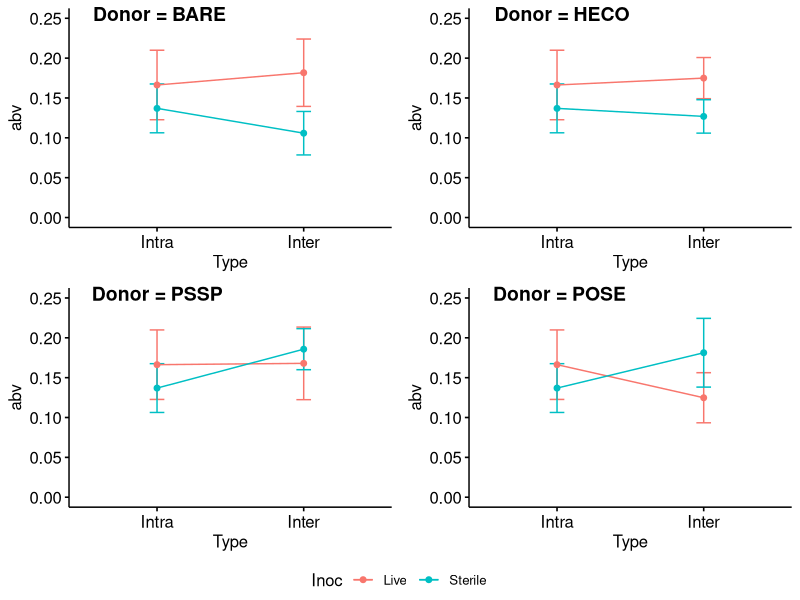
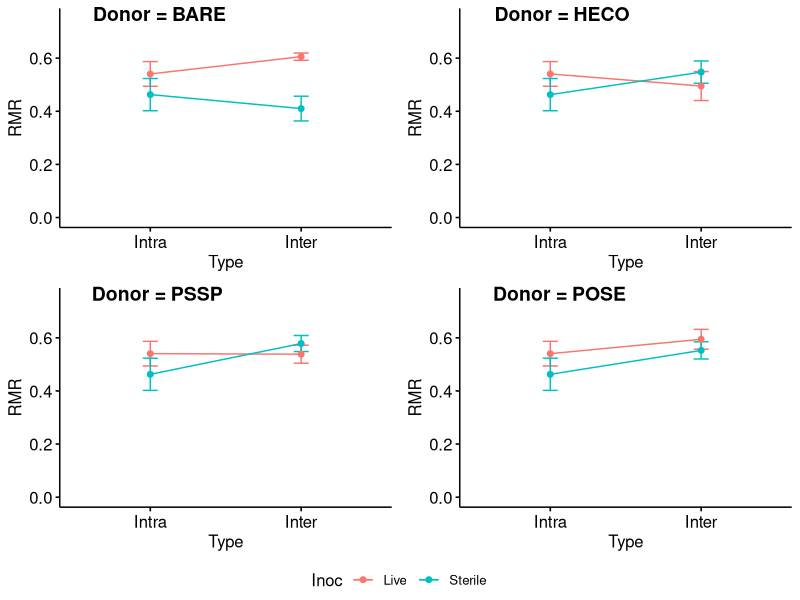
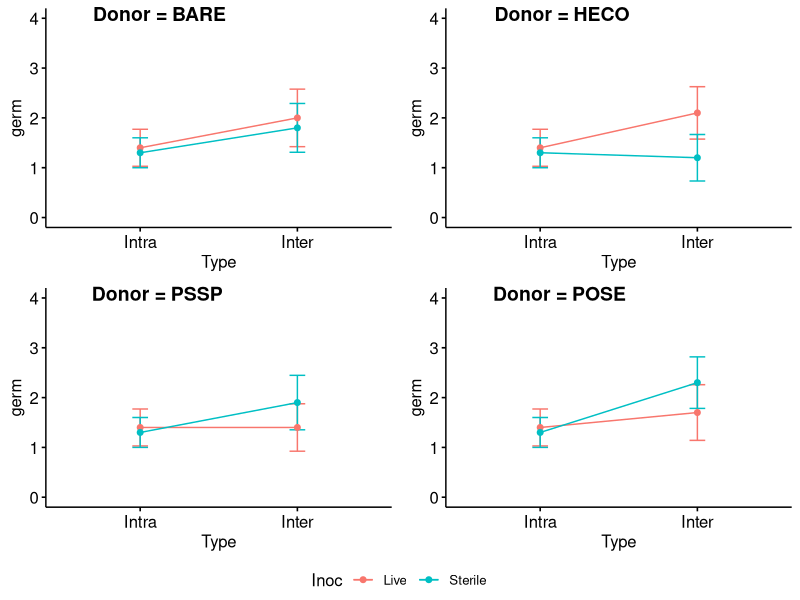
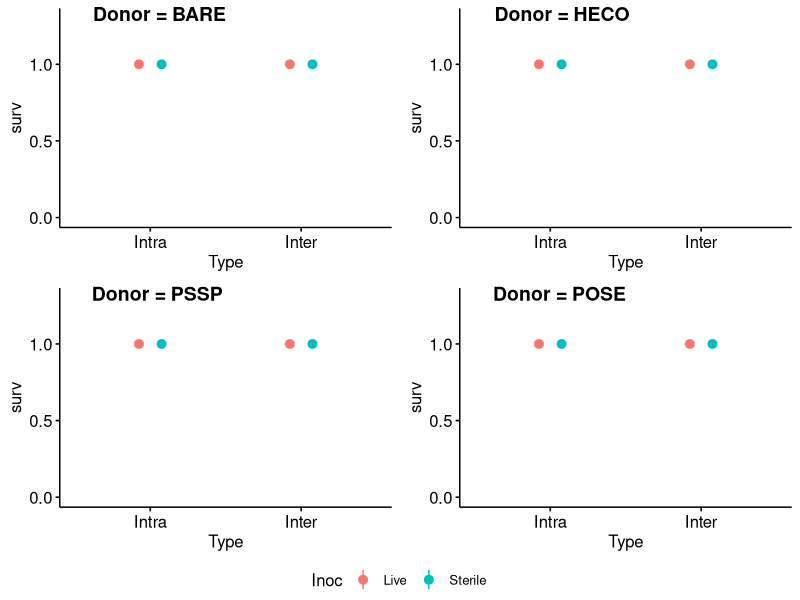
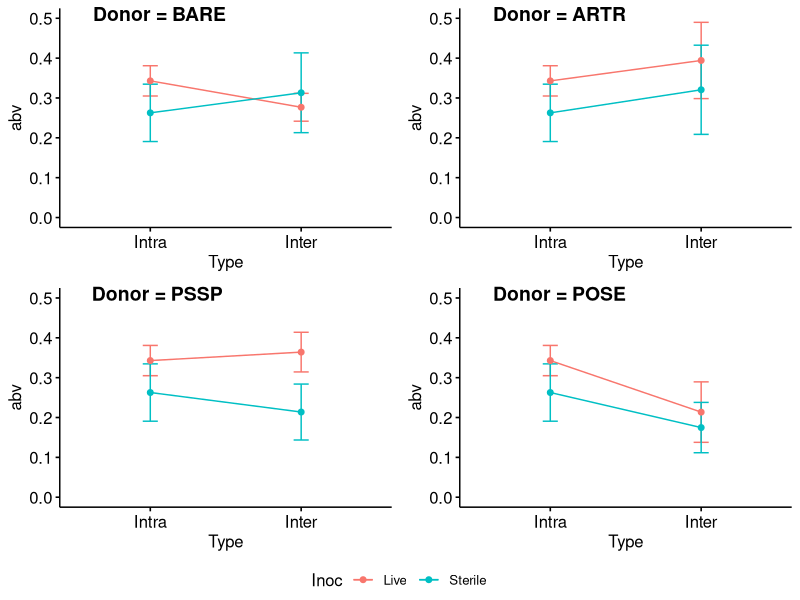
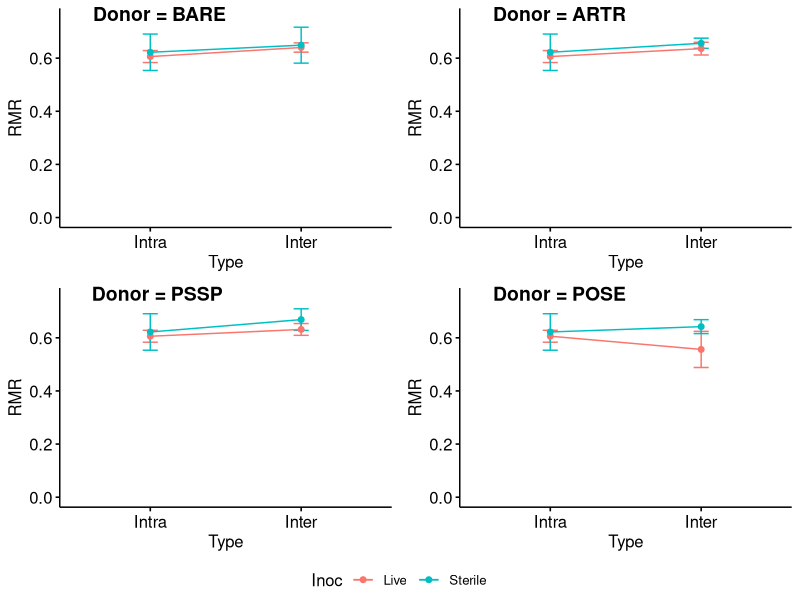
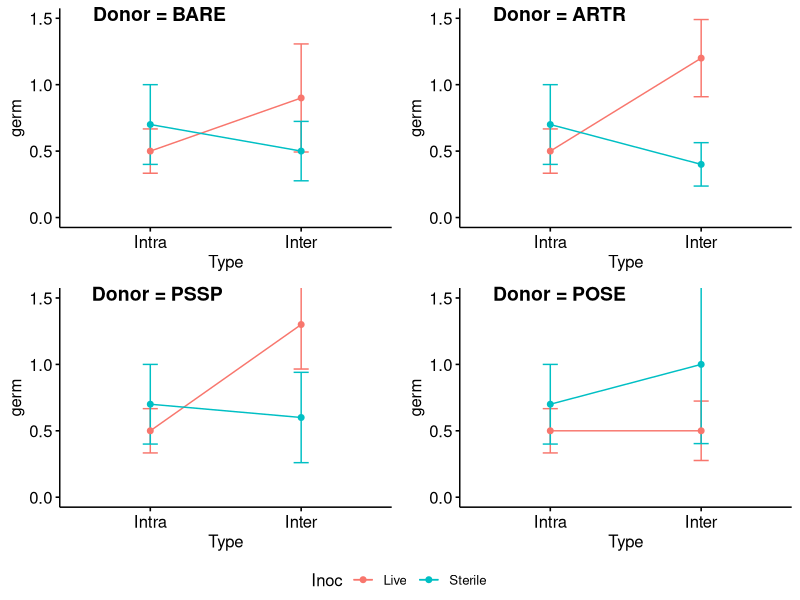
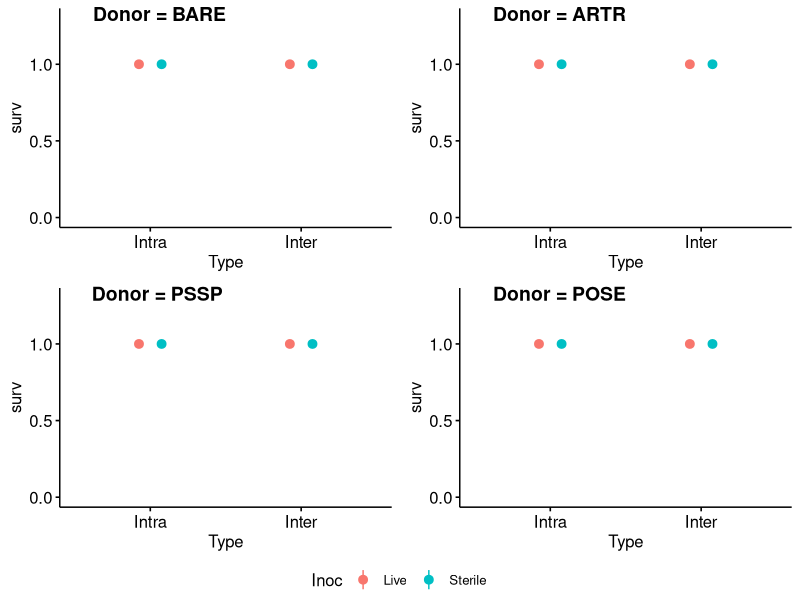

Recreate these plots in R, in order.
##############################################
#Code to visualize greenhouse experiment data#
##############################################

setwd("C:/Users/A02268715/Box Sync/PSFcoexist/R/PSFcoexist")
library(car)
library(ggpubr)

#Data import------------------------
all<-read.csv("./data/Greenhouse data clean 190122.csv")

#Subset data by transplant species-----------
ARTR<-subset(all,Plant=="ARTR")
POSE<-subset(all,Plant=="POSE")
PSSP<-subset(all,Plant=="PSSP")
HECO<-subset(all,Plant=="HECO")

#ARTR--------------------------------
#Add Intra/Inter labels
ARTR$Type[ARTR$Source=="ARTR"]<-"Intra"
ARTR$Type[ARTR$Source!="ARTR"]<-"Inter"
ARTR$Type <- factor(ARTR$Type, levels=c("Intra", "Inter"))#Flip the order of factors for easier visualization

#ARTR aboveground biomass visualization
#Make each donor plot separately
artrBARE<-ggpar(ggline(ARTR[ARTR$Source=="BARE"|ARTR$Source=="ARTR",], x = "Type", y = "abv",  
                 add = c("mean_se"),
                 color = "Inoc"),
                ylim=c(0,0.25))
artrHECO<-ggpar(ggline(ARTR[ARTR$Source=="HECO"|ARTR$Source=="ARTR",], x = "Type", y = "abv",  
                 add = c("mean_se"),
                 color = "Inoc"),
                ylim=c(0,0.25))
artrPSSP<-ggpar(ggline(ARTR[ARTR$Source=="PSSP"|ARTR$Source=="ARTR",], x = "Type", y = "abv",  
                 add = c("mean_se"),
                 color = "Inoc"),
                ylim=c(0,0.25))
artrPOSE<-ggpar(ggline(ARTR[ARTR$Source=="POSE"|ARTR$Source=="ARTR",], x = "Type", y = "abv",  
                 add = c("mean_se"),
                 color = "Inoc"),
                ylim=c(0,0.25))
#Put plots together
ggarrange(artrBARE , artrHECO, artrPSSP,artrPOSE, 
          labels = c("Donor = BARE", "Donor = HECO", "Donor = PSSP","Donor = POSE"),
          common.legend = TRUE, legend = "bottom",
          hjust=-0.7,
          ncol = 2, nrow = 2)

#ARTR RMR visualization
#Make each donor plot separately
r.artrBARE<-ggpar(ggline(ARTR[ARTR$Source=="BARE"|ARTR$Source=="ARTR",], x = "Type", y = "RMR",  
                       add = c("mean_se"),
                       color = "Inoc"),
                ylim=c(0,0.75))
r.artrHECO<-ggpar(ggline(ARTR[ARTR$Source=="HECO"|ARTR$Source=="ARTR",], x = "Type", y = "RMR",  
                       add = c("mean_se"),
                       color = "Inoc"),
                ylim=c(0,0.75))
r.artrPSSP<-ggpar(ggline(ARTR[ARTR$Source=="PSSP"|ARTR$Source=="ARTR",], x = "Type", y = "RMR",  
                       add = c("mean_se"),
                       color = "Inoc"),
                ylim=c(0,0.75))
r.artrPOSE<-ggpar(ggline(ARTR[ARTR$Source=="POSE"|ARTR$Source=="ARTR",], x = "Type", y = "RMR",  
                       add = c("mean_se"),
                       color = "Inoc"),
                ylim=c(0,0.75))
#Put plots together
ggarrange(r.artrBARE , r.artrHECO, r.artrPSSP,r.artrPOSE, 
          labels = c("Donor = BARE", "Donor = HECO", "Donor = PSSP","Donor = POSE"),
          common.legend = TRUE, legend = "bottom",
          hjust=-0.7,
          ncol = 2, nrow = 2)

#ARTR germination visualization
#Make each donor plot separately
g.artrBARE<-ggpar(ggline(ARTR[ARTR$Source=="BARE"|ARTR$Source=="ARTR",], x = "Type", y = "germ",  
                       add = c("mean_se"),
                       color = "Inoc"),
                ylim=c(0,4))
g.artrHECO<-ggpar(ggline(ARTR[ARTR$Source=="HECO"|ARTR$Source=="ARTR",], x = "Type", y = "germ",  
                       add = c("mean_se"),
                       color = "Inoc"),
                ylim=c(0,4))
g.artrPSSP<-ggpar(ggline(ARTR[ARTR$Source=="PSSP"|ARTR$Source=="ARTR",], x = "Type", y = "germ",  
                       add = c("mean_se"),
                       color = "Inoc"),
                ylim=c(0,4))
g.artrPOSE<-ggpar(ggline(ARTR[ARTR$Source=="POSE"|ARTR$Source=="ARTR",], x = "Type", y = "germ",  
                       add = c("mean_se"),
                       color = "Inoc"),
                ylim=c(0,4))
#Put plots together
ggarrange(g.artrBARE , g.artrHECO, g.artrPSSP,g.artrPOSE, 
          labels = c("Donor = BARE", "Donor = HECO", "Donor = PSSP","Donor = POSE"),
          common.legend = TRUE, legend = "bottom",
          hjust=-0.7,
          ncol = 2, nrow = 2)


#ARTR survival visualization
#Make each donor plot separately
s.artrBARE<-ggpar(ggerrorplot(ARTR[ARTR$Source=="BARE"|ARTR$Source=="ARTR",], x = "Type", y = "surv", 
                              desc_stat = "mean_se", 
                              color = "Inoc", 
                              position = position_dodge(0.3)),
                  ylim=c(0,1.3))
s.artrHECO<-ggpar(ggerrorplot(ARTR[ARTR$Source=="HECO"|ARTR$Source=="ARTR",], x = "Type", y = "surv", 
                              desc_stat = "mean_se", 
                              color = "Inoc", 
                              position = position_dodge(0.3)),
                  ylim=c(0,1.3))
s.artrPSSP<-ggpar(ggerrorplot(ARTR[ARTR$Source=="PSSP"|ARTR$Source=="ARTR",], x = "Type", y = "surv", 
                              desc_stat = "mean_se", 
                              color = "Inoc", 
                              position = position_dodge(0.3)),
                  ylim=c(0,1.3))
s.artrPOSE<-ggpar(ggerrorplot(ARTR[ARTR$Source=="POSE"|ARTR$Source=="ARTR",], x = "Type", y = "surv",  
                              desc_stat = "mean_se", 
                              color = "Inoc", 
                              position = position_dodge(0.3)),
                  ylim=c(0,1.3))
#Put plots together
ggarrange(s.artrBARE , s.artrHECO, s.artrPSSP,s.artrPOSE, 
          labels = c("Donor = BARE", "Donor = HECO", "Donor = PSSP","Donor = POSE"),
          common.legend = TRUE, legend = "bottom",
          hjust=-0.7,
          ncol = 2, nrow = 2)

#HECO--------------------------------
#Add Intra/Inter labels
HECO$Type[HECO$Source=="HECO"]<-"Intra"
HECO$Type[HECO$Source!="HECO"]<-"Inter"
HECO$Type <- factor(HECO$Type, levels=c("Intra", "Inter"))#Flip the order of factors for easier visualization

#HECO aboveground biomass visualization
#Make each donor plot separately
hecoBARE<-ggpar(ggline(HECO[HECO$Source=="BARE"|HECO$Source=="HECO",], x = "Type", y = "abv",  
                       add = c("mean_se"),
                       color = "Inoc"),
                ylim=c(0,0.5))
hecoARTR<-ggpar(ggline(HECO[HECO$Source=="ARTR"|HECO$Source=="HECO",], x = "Type", y = "abv",  
                       add = c("mean_se"),
                       color = "Inoc"),
                ylim=c(0,0.5))
hecoPSSP<-ggpar(ggline(HECO[HECO$Source=="PSSP"|HECO$Source=="HECO",], x = "Type", y = "abv",  
                       add = c("mean_se"),
                       color = "Inoc"),
                ylim=c(0,0.5))
hecoPOSE<-ggpar(ggline(HECO[HECO$Source=="POSE"|HECO$Source=="HECO",], x = "Type", y = "abv",  
                       add = c("mean_se"),
                       color = "Inoc"),
                ylim=c(0,0.5))
#Put plots together
ggarrange(hecoBARE , hecoARTR, hecoPSSP,hecoPOSE, 
          labels = c("Donor = BARE", "Donor = ARTR", "Donor = PSSP","Donor = POSE"),
          common.legend = TRUE, legend = "bottom",
          hjust=-0.7,
          ncol = 2, nrow = 2)

#HECO RMR visualization
#Make each donor plot separately
r.hecoBARE<-ggpar(ggline(HECO[HECO$Source=="BARE"|HECO$Source=="HECO",], x = "Type", y = "RMR",  
                       add = c("mean_se"),
                       color = "Inoc"),
                ylim=c(0,0.75))
r.hecoARTR<-ggpar(ggline(HECO[HECO$Source=="ARTR"|HECO$Source=="HECO",], x = "Type", y = "RMR",  
                       add = c("mean_se"),
                       color = "Inoc"),
                ylim=c(0,0.75))
r.hecoPSSP<-ggpar(ggline(HECO[HECO$Source=="PSSP"|HECO$Source=="HECO",], x = "Type", y = "RMR",  
                       add = c("mean_se"),
                       color = "Inoc"),
                ylim=c(0,0.75))
r.hecoPOSE<-ggpar(ggline(HECO[HECO$Source=="POSE"|HECO$Source=="HECO",], x = "Type", y = "RMR",  
                       add = c("mean_se"),
                       color = "Inoc"),
                ylim=c(0,0.75))
#Put plots together
ggarrange(r.hecoBARE , r.hecoARTR, r.hecoPSSP,r.hecoPOSE, 
          labels = c("Donor = BARE", "Donor = ARTR", "Donor = PSSP","Donor = POSE"),
          common.legend = TRUE, legend = "bottom",
          hjust=-0.7,
          ncol = 2, nrow = 2)

#HECO germination visualization
#Make each donor plot separately
g.hecoBARE<-ggpar(ggline(HECO[HECO$Source=="BARE"|HECO$Source=="HECO",], x = "Type", y = "germ",  
                       add = c("mean_se"),
                       color = "Inoc"),
                ylim=c(0,1.5))
g.hecoARTR<-ggpar(ggline(HECO[HECO$Source=="ARTR"|HECO$Source=="HECO",], x = "Type", y = "germ",  
                       add = c("mean_se"),
                       color = "Inoc"),
                ylim=c(0,1.5))
g.hecoPSSP<-ggpar(ggline(HECO[HECO$Source=="PSSP"|HECO$Source=="HECO",], x = "Type", y = "germ",  
                       add = c("mean_se"),
                       color = "Inoc"),
                ylim=c(0,1.5))
g.hecoPOSE<-ggpar(ggline(HECO[HECO$Source=="POSE"|HECO$Source=="HECO",], x = "Type", y = "germ",  
                       add = c("mean_se"),
                       color = "Inoc"),
                ylim=c(0,1.5))
#Put plots together
ggarrange(g.hecoBARE ,g.hecoARTR, g.hecoPSSP,g.hecoPOSE, 
          labels = c("Donor = BARE", "Donor = ARTR", "Donor = PSSP","Donor = POSE"),
          common.legend = TRUE, legend = "bottom",
          hjust=-0.7,
          ncol = 2, nrow = 2)

#HECO survival visualization
#Make each donor plot separately
s.hecoBARE<-ggpar(ggerrorplot(HECO[HECO$Source=="BARE"|HECO$Source=="HECO",], x = "Type", y = "surv", 
                              desc_stat = "mean_se", 
                              color = "Inoc", 
                              position = position_dodge(0.3)),
            ylim=c(0,1.3))
s.hecoARTR<-ggpar(ggerrorplot(HECO[HECO$Source=="ARTR"|HECO$Source=="HECO",], x = "Type", y = "surv", 
                              desc_stat = "mean_se", 
                              color = "Inoc", 
                              position = position_dodge(0.3)),
                  ylim=c(0,1.3))
s.hecoPSSP<-ggpar(ggerrorplot(HECO[HECO$Source=="PSSP"|HECO$Source=="HECO",], x = "Type", y = "surv", 
                              desc_stat = "mean_se", 
                              color = "Inoc", 
                              position = position_dodge(0.3)),
                  ylim=c(0,1.3))
s.hecoPOSE<-ggpar(ggerrorplot(HECO[HECO$Source=="POSE"|HECO$Source=="HECO",], x = "Type", y = "surv", 
                              desc_stat = "mean_se", 
                              color = "Inoc", 
                              position = position_dodge(0.3)),
                  ylim=c(0,1.3))
#Put plots together
ggarrange(s.hecoBARE ,s.hecoARTR, s.hecoPSSP,s.hecoPOSE, 
          labels = c("Donor = BARE", "Donor = ARTR", "Donor = PSSP","Donor = POSE"),
          common.legend = TRUE, legend = "bottom",
          hjust=-0.7,
          ncol = 2, nrow = 2)

#POSE--------------------------------
#Add Intra/Inter labels
POSE$Type[POSE$Source=="POSE"]<-"Intra"
POSE$Type[POSE$Source!="POSE"]<-"Inter"
POSE$Type <- factor(POSE$Type, levels=c("Intra", "Inter"))#Flip the order of factors for easier visualization

#POSE aboveground biomass visualization
#Make each donor plot separately
poseBARE<-ggpar(ggline(POSE[POSE$Source=="BARE"|POSE$Source=="POSE",], x = "Type", y = "abv",  
                       add = c("mean_se"),
                       color = "Inoc"),
                ylim=c(0,0.2))
poseARTR<-ggpar(ggline(POSE[POSE$Source=="ARTR"|POSE$Source=="POSE",], x = "Type", y = "abv",  
                       add = c("mean_se"),
                       color = "Inoc"),
                ylim=c(0,0.2))
posePSSP<-ggpar(ggline(POSE[POSE$Source=="PSSP"|POSE$Source=="POSE",], x = "Type", y = "abv",  
                       add = c("mean_se"),
                       color = "Inoc"),
                ylim=c(0,0.2))
poseHECO<-ggpar(ggline(POSE[POSE$Source=="HECO"|POSE$Source=="POSE",], x = "Type", y = "abv",  
                       add = c("mean_se"),
                       color = "Inoc"),
                ylim=c(0,0.2))
#Put plots together
ggarrange(poseBARE , poseARTR, posePSSP,poseHECO, 
          labels = c("Donor = BARE", "Donor = ARTR", "Donor = PSSP","Donor = HECO"),
          common.legend = TRUE, legend = "bottom",
          hjust=-0.7,
          ncol = 2, nrow = 2)

#POSE RMR visualization
#Make each donor plot separately
r.poseBARE<-ggpar(ggline(POSE[POSE$Source=="BARE"|POSE$Source=="POSE",], x = "Type", y = "RMR",  
                       add = c("mean_se"),
                       color = "Inoc"),
                ylim=c(0,1))
r.poseARTR<-ggpar(ggline(POSE[POSE$Source=="ARTR"|POSE$Source=="POSE",], x = "Type", y = "RMR",  
                       add = c("mean_se"),
                       color = "Inoc"),
                ylim=c(0,1))
r.posePSSP<-ggpar(ggline(POSE[POSE$Source=="PSSP"|POSE$Source=="POSE",], x = "Type", y = "RMR",  
                       add = c("mean_se"),
                       color = "Inoc"),
                ylim=c(0,1))
r.poseHECO<-ggpar(ggline(POSE[POSE$Source=="HECO"|POSE$Source=="POSE",], x = "Type", y = "RMR",  
                       add = c("mean_se"),
                       color = "Inoc"),
                ylim=c(0,1))
#Put plots together
ggarrange(r.poseBARE , r.poseARTR, r.posePSSP,r.poseHECO, 
          labels = c("Donor = BARE", "Donor = ARTR", "Donor = PSSP","Donor = HECO"),
          common.legend = TRUE, legend = "bottom",
          hjust=-0.7,
          ncol = 2, nrow = 2)

#POSE germination visualization
#Make each donor plot separately
g.poseBARE<-ggpar(ggline(POSE[POSE$Source=="BARE"|POSE$Source=="POSE",], x = "Type", y = "germ",  
                       add = c("mean_se"),
                       color = "Inoc"),
                ylim=c(0,7))
g.poseARTR<-ggpar(ggline(POSE[POSE$Source=="ARTR"|POSE$Source=="POSE",], x = "Type", y = "germ",  
                       add = c("mean_se"),
                       color = "Inoc"),
                ylim=c(0,7))
g.posePSSP<-ggpar(ggline(POSE[POSE$Source=="PSSP"|POSE$Source=="POSE",], x = "Type", y = "germ",  
                       add = c("mean_se"),
                       color = "Inoc"),
                ylim=c(0,7))
g.poseHECO<-ggpar(ggline(POSE[POSE$Source=="HECO"|POSE$Source=="POSE",], x = "Type", y = "germ",  
                       add = c("mean_se"),
                       color = "Inoc"),
                ylim=c(0,7))
#Put plots together
ggarrange(g.poseBARE , g.poseARTR, g.posePSSP,g.poseHECO, 
          labels = c("Donor = BARE", "Donor = ARTR", "Donor = PSSP","Donor = HECO"),
          common.legend = TRUE, legend = "bottom",
          hjust=-0.7,
          ncol = 2, nrow = 2)

#POSE survival visualization
#Make each donor plot separately
s.poseBARE<-ggpar(ggline(POSE[POSE$Source=="BARE"|POSE$Source=="POSE",], x = "Type", y = "surv",  
                         add = c("mean_se"),
                         color = "Inoc"),
                  ylim=c(0,1.3))
s.poseARTR<-ggpar(ggline(POSE[POSE$Source=="ARTR"|POSE$Source=="POSE",], x = "Type", y = "surv",  
                         add = c("mean_se"),
                         color = "Inoc"),
                  ylim=c(0,1.3))
s.posePSSP<-ggpar(ggline(POSE[POSE$Source=="PSSP"|POSE$Source=="POSE",], x = "Type", y = "surv",  
                         add = c("mean_se"),
                         color = "Inoc"),
                  ylim=c(0,1.3))
s.poseHECO<-ggpar(ggline(POSE[POSE$Source=="HECO"|POSE$Source=="POSE",], x = "Type", y = "surv",  
                         add = c("mean_se"),
                         color = "Inoc"),
                  ylim=c(0,1.3))
#Put plots together
ggarrange(s.poseBARE , s.poseARTR, s.posePSSP,s.poseHECO, 
          labels = c("Donor = BARE", "Donor = ARTR", "Donor = PSSP","Donor = HECO"),
          common.legend = TRUE, legend = "bottom",
          hjust=-0.7,
          ncol = 2, nrow = 2)

#PSSP--------------------------------
#Add Intra/Inter labels
PSSP$Type[PSSP$Source=="PSSP"]<-"Intra"
PSSP$Type[PSSP$Source!="PSSP"]<-"Inter"
PSSP$Type <- factor(PSSP$Type, levels=c("Intra", "Inter"))#Flip the order of factors for easier visualization

#PSSP aboveground biommas visualization
#Make each donor plot separately
psspBARE<-ggpar(ggline(PSSP[PSSP$Source=="BARE"|PSSP$Source=="PSSP",], x = "Type", y = "abv",  
                       add = c("mean_se"),
                       color = "Inoc"),
                ylim=c(0,0.4))
psspARTR<-ggpar(ggline(PSSP[PSSP$Source=="ARTR"|PSSP$Source=="PSSP",], x = "Type", y = "abv",  
                       add = c("mean_se"),
                       color = "Inoc"),
                ylim=c(0,0.4))
psspPOSE<-ggpar(ggline(PSSP[PSSP$Source=="POSE"|PSSP$Source=="PSSP",], x = "Type", y = "abv",  
                       add = c("mean_se"),
                       color = "Inoc"),
                ylim=c(0,0.4))
psspHECO<-ggpar(ggline(PSSP[PSSP$Source=="HECO"|PSSP$Source=="PSSP",], x = "Type", y = "abv",  
                       add = c("mean_se"),
                       color = "Inoc"),
                ylim=c(0,0.4))
#Put plots together
ggarrange(psspBARE , psspARTR, psspPOSE,psspHECO, 
          labels = c("Donor = BARE", "Donor = ARTR", "Donor = POSE","Donor = HECO"),
          common.legend = TRUE, legend = "bottom",
          hjust=-0.7,
          ncol = 2, nrow = 2)

#PSSP RMR visualization
#Make each donor plot separately
r.psspBARE<-ggpar(ggline(PSSP[PSSP$Source=="BARE"|PSSP$Source=="PSSP",], x = "Type", y = "RMR",  
                       add = c("mean_se"),
                       color = "Inoc"),
                ylim=c(0,1))
r.psspARTR<-ggpar(ggline(PSSP[PSSP$Source=="ARTR"|PSSP$Source=="PSSP",], x = "Type", y = "RMR",  
                       add = c("mean_se"),
                       color = "Inoc"),
                ylim=c(0,1))
r.psspPOSE<-ggpar(ggline(PSSP[PSSP$Source=="POSE"|PSSP$Source=="PSSP",], x = "Type", y = "RMR",  
                       add = c("mean_se"),
                       color = "Inoc"),
                ylim=c(0,1))
r.psspHECO<-ggpar(ggline(PSSP[PSSP$Source=="HECO"|PSSP$Source=="PSSP",], x = "Type", y = "RMR",  
                       add = c("mean_se"),
                       color = "Inoc"),
                ylim=c(0,1))
#Put plots together
ggarrange(r.psspBARE , r.psspARTR, r.psspPOSE,r.psspHECO, 
          labels = c("Donor = BARE", "Donor = ARTR", "Donor = POSE","Donor = HECO"),
          common.legend = TRUE, legend = "bottom",
          hjust=-0.7,
          ncol = 2, nrow = 2)

#PSSP germination visualization
#Make each donor plot separately
g.psspBARE<-ggpar(ggline(PSSP[PSSP$Source=="BARE"|PSSP$Source=="PSSP",], x = "Type", y = "germ",  
                       add = c("mean_se"),
                       color = "Inoc"),
                ylim=c(0,8))
g.psspARTR<-ggpar(ggline(PSSP[PSSP$Source=="ARTR"|PSSP$Source=="PSSP",], x = "Type", y = "germ",  
                       add = c("mean_se"),
                       color = "Inoc"),
                ylim=c(0,8))
g.psspPOSE<-ggpar(ggline(PSSP[PSSP$Source=="POSE"|PSSP$Source=="PSSP",], x = "Type", y = "germ",  
                       add = c("mean_se"),
                       color = "Inoc"),
                ylim=c(0,8))
g.psspHECO<-ggpar(ggline(PSSP[PSSP$Source=="HECO"|PSSP$Source=="PSSP",], x = "Type", y = "germ",  
                       add = c("mean_se"),
                       color = "Inoc"),
                ylim=c(0,8))
#Put plots together
ggarrange(g.psspBARE , g.psspARTR, g.psspPOSE,g.psspHECO, 
          labels = c("Donor = BARE", "Donor = ARTR", "Donor = POSE","Donor = HECO"),
          common.legend = TRUE, legend = "bottom",
          hjust=-0.7,
          ncol = 2, nrow = 2)

#PSSP survival visualization
#Make each donor plot separately
s.psspBARE<-ggpar(ggerrorplot(PSSP[PSSP$Source=="BARE"|PSSP$Source=="PSSP",], x = "Type", y = "surv", 
                              desc_stat = "mean_se", 
                              color = "Inoc", 
                              position = position_dodge(0.3)),
                  ylim=c(0,1.3))
s.psspARTR<-ggpar(ggerrorplot(PSSP[PSSP$Source=="ARTR"|PSSP$Source=="PSSP",], x = "Type", y = "surv", 
                              desc_stat = "mean_se", 
                              color = "Inoc", 
                              position = position_dodge(0.3)),
                  ylim=c(0,1.3))
s.psspPOSE<-ggpar(ggerrorplot(PSSP[PSSP$Source=="POSE"|PSSP$Source=="PSSP",], x = "Type", y = "surv", 
                              desc_stat = "mean_se", 
                              color = "Inoc", 
                              position = position_dodge(0.3)),
                  ylim=c(0,1.3))
s.psspHECO<-ggpar(ggerrorplot(PSSP[PSSP$Source=="HECO"|PSSP$Source=="PSSP",], x = "Type", y = "surv", 
                              desc_stat = "mean_se", 
                              color = "Inoc", 
                              position = position_dodge(0.3)),
                  ylim=c(0,1.3))
#Put plots together
ggarrange(s.psspBARE , s.psspARTR, s.psspPOSE,s.psspHECO, 
          labels = c("Donor = BARE", "Donor = ARTR", "Donor = POSE","Donor = HECO"),
          common.legend = TRUE, legend = "bottom",
          hjust=-0.7,
          ncol = 2, nrow = 2)

#Look at species together--------------------------------
allClean<-rbind.data.frame(ARTR,POSE,HECO,PSSP)

abv<-ggline(allClean, x = "Source", y = "abv",
       add = c("mean_se"),
       color = "Inoc")
rmr<-ggline(allClean, x = "Source", y = "RMR",
            add = c("mean_se"),
            color = "Inoc")
surv<-ggline(allClean, x = "Source", y = "surv",
            add = c("mean_se"),
            color = "Inoc")
germ<-ggline(allClean, x = "Source", y = "germ",
            add = c("mean_se"),
            color = "Inoc")
#Put plots together
ggarrange(abv ,rmr, surv, germ,
          common.legend = TRUE, legend = "bottom",
          ncol = 1, nrow = 4)
